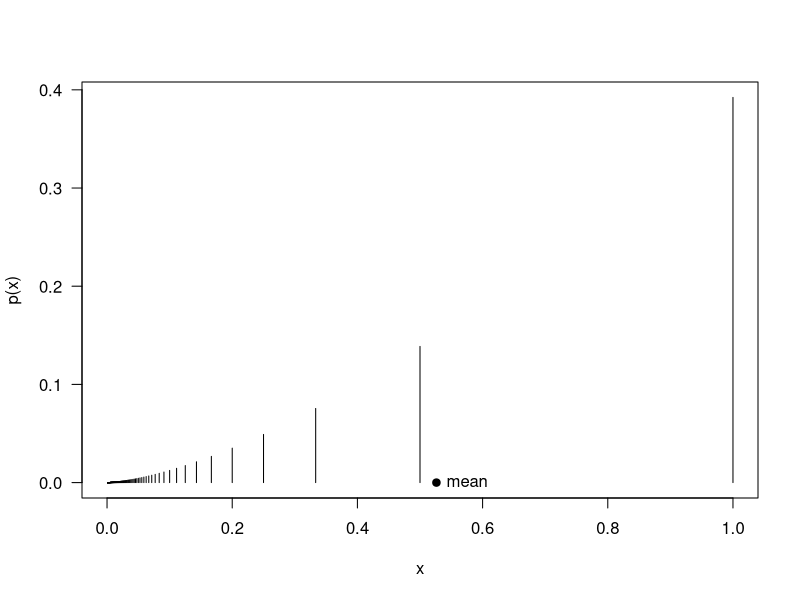

Generate this figure with R:
# program: spuRs/resources/scripts/expex.r
#
# calculating the mean of a discrete rv X

x <- 1/(1000:1)              # possible values for X
pX <- x^1.5                  # probability mass ftn
pX <- pX/sum(pX)             # must have sum(pX) == 1
muX <- sum(x*pX)             # mean

# plot the pmf and mean
par(las=1)
plot(c(0, 1), c(0, max(pX)), type="n", xlab="x", ylab="p(x)")
lines(x, pX, type="h")
points(muX, 0, pch=19)
text(muX, 0, "mean", pos=4)
